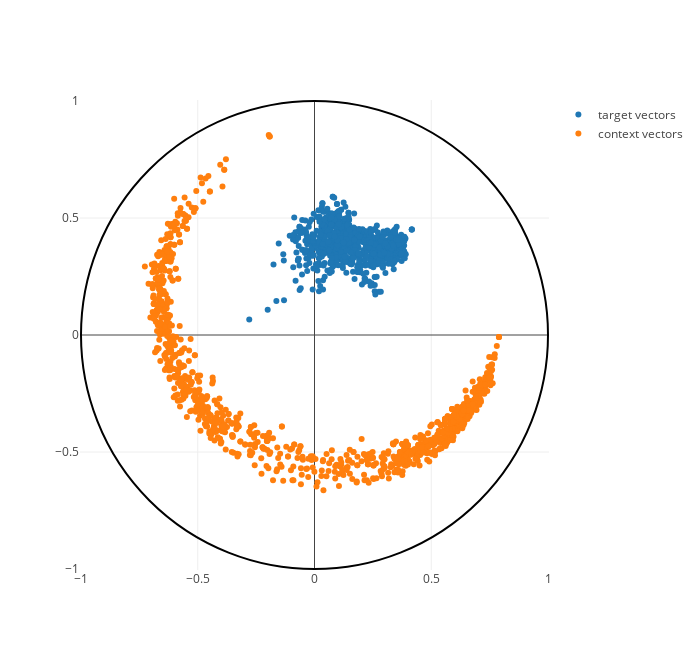

The cell this chart's notebook holds for it:
### Code cell
hyp_model = gensim.models.Word2Vec.load(hyp_model_fn["NLL_cosh_dist"])
hyp_wv = hyp_model.wv
offset = -np.average(hyp_wv.vectors, axis=0)
print(offset)

plot_target_vs_context(hyp_model, labeled_word_dict, left_offset=None, right_offset=None, ratio_words=1)
# plot_target_vs_context(hyp_model, labeled_word_dict, left_offset=None, right_offset=offset, ratio_words=1)
# plot_target_vs_context(hyp_model, labeled_word_dict, left_offset=offset, right_offset=None, ratio_words=1)

### Figure 1 — Plotly figure (JSON) as saved in the notebook; plotly's stock layout.template omitted (floating-point values rounded to 4 significant figures; data arrays with more than 128 entries replaced by an {"elided": "..."} marker saying what was removed)
{"data": [{"mode": "markers", "name": "target vectors", "type": "scatter", "x": {"elided": "1115 float values"}, "y": {"elided": "1115 float values"}}, {"mode": "markers", "name": "context vectors", "type": "scatter", "x": {"elided": "1115 float values"}, "y": {"elided": "1115 float values"}}], "layout": {"height": 650, "shapes": [{"line": {"color": "rgba(0, 0, 0, 1)"}, "type": "circle", "x0": -1, "x1": 1, "xref": "x", "y0": -1, "y1": 1, "yref": "y"}], "width": 700}}
